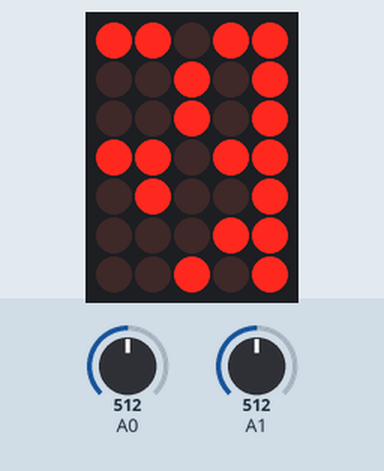
The sketch below on a simulated Arduino Uno, built with avr-gcc and run on an emulated ATmega328P. On the bench: 5×7 LED matrix. Wiring (inferred from the names in the program): LED matrix (orientation assumed): rows pin 9, pin 11, pin 8, pin 12, pin 5, pin 7, pin 2; columns pin 3, pin 4, pin 6, pin 10, pin 13. The inputs (shaded band) are chosen by the test bench; at power-on: A0 = 512, A1 = 512.

Above: at 0.88 s.
1.3 s: A0 set to 520
At 2.2 s:
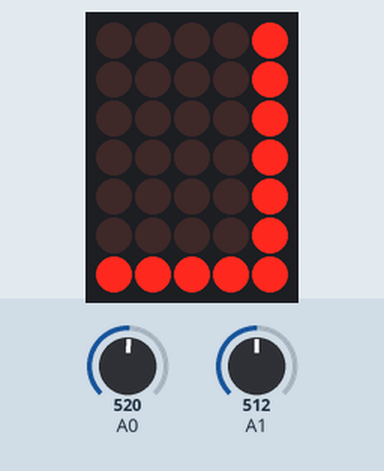
2.8 s: A1 set to 537
At 4.04 s:
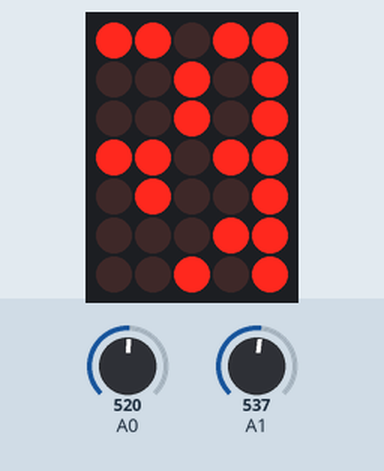
4.6 s: A1 set to 511
At 5.8 s:
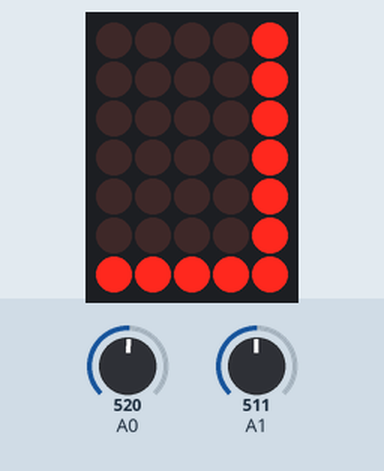
6.1 s: A0 set to 511
8.2 s: A0 set to 716
9.7 s: A1 set to 705
11.2 s: A1 set to 729
At 12.76 s:
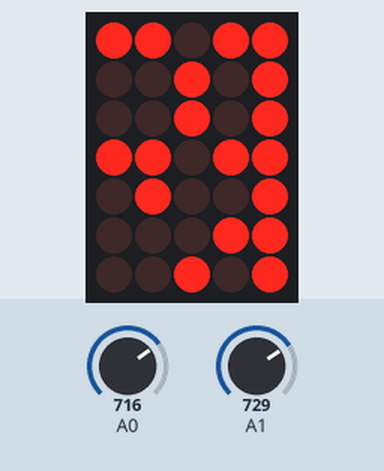

The sketch:

lab2.ino
```cpp
void setup() {
  int i=0;
  Serial.begin(9600);
  analogReference(INTERNAL);
  for(i=0;i<=13;i++)
  {
      pinMode(i,OUTPUT);
  }
}

void loop() {

  int greyscale;
  int ambient;
  greyscale=analogRead(0);
  ambient=analogRead(1);
  //Serial.println("greyscale = %d",greyscale);
  //Serial.println("ambient = %d",ambient);
  delay(1);

  initial();
  if(greyscale>ambient)
  {
    displayLetter('L');
  }
  else
  {
    displayLetter('R');
  }

}

void initial(){
  int i;
  int rowNum[]={0,9,11,8,12,5,7,2};
  int colNum[]={0,13,3,4,10,6};
  for(i=1;i<=7;i++)
  {
    digitalWrite(rowNum[i],HIGH);
  }
  for(i=1;i<=5;i++)
  {
    digitalWrite(colNum[i],LOW);
  }
}

void displayPoint(int row,int col)
{
  int rowNum[]={0,9,11,8,12,5,7,2};
  int colNum[]={0,13,3,4,10,6};
  int i;

  initial();
  //digitalWrite(rowNum[row],LOW);
  /*
  for(i=1;i<=5;i++)
  {
    if(i==col)
    {
      ;
    }
    else
    {
      digitalWrite(colNum[i],LOW);
    }
  }
  */
  digitalWrite(colNum[col],HIGH);
  digitalWrite(rowNum[row],LOW);
  delay(1);
}

void displayLetter(char letter)
{
  switch(letter)
  {
  case 'L':
    displayPoint(1,1);
    displayPoint(2,1);
    displayPoint(3,1);
    displayPoint(4,1);
    displayPoint(5,1);
    displayPoint(6,1);
    displayPoint(7,1);
    displayPoint(7,2);
    displayPoint(7,3);
    displayPoint(7,4);
    displayPoint(7,5);
    break;
  case 'R':
    displayPoint(1,1);
    displayPoint(2,1);
    displayPoint(3,1);
    displayPoint(4,1);
    displayPoint(5,1);
    displayPoint(6,1);
    displayPoint(7,1);
    displayPoint(1,2);
    displayPoint(1,3);
    displayPoint(1,4);
    displayPoint(2,5);
    displayPoint(3,5);
    displayPoint(4,4);
    displayPoint(4,3);
    displayPoint(4,2);
    displayPoint(5,3);
    displayPoint(6,4);
    displayPoint(7,5);
    break;
  }
}

void shiftLeft()
{

}
```

Measured:
- the behaviour switches between 512 and 513 on A0 (found by bisection; images 0 and 1)
- the behaviour switches between 519 and 520 on A1 (found by bisection; images 1 and 2)
- the behaviour switches between 715 and 716 on A1 (found by bisection; images 3 and 4)
- after the input at 1.3 s, the display: changes after 0.08 s (image 1)
- after the input at 2.8 s, the display: first changes after 0.10 s (image 2 shows a later state)
- after the input at 4.6 s, the display: changes after 0.08 s (image 3)
- after the input at 9.7 s, every drawn part: stays the same
- after the input at 11.2 s, the display: first changes after 0.10 s (image 4 shows a later state)
